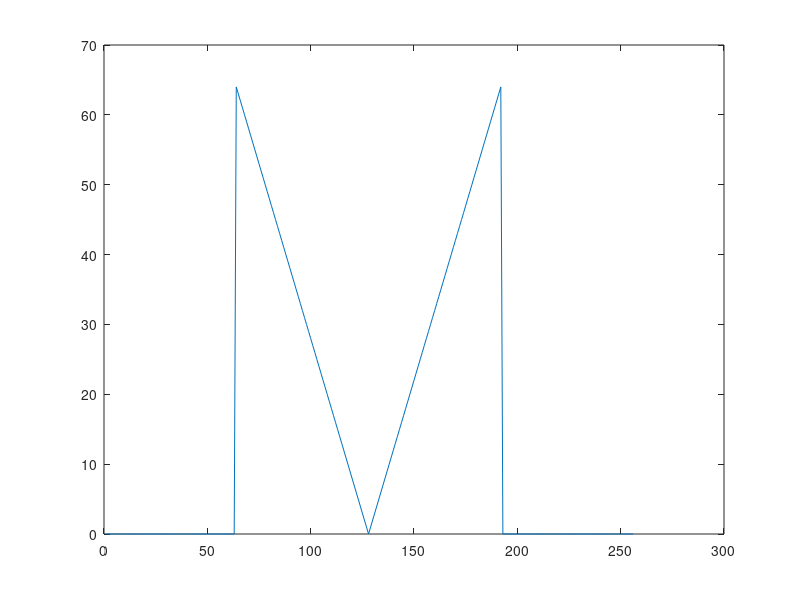
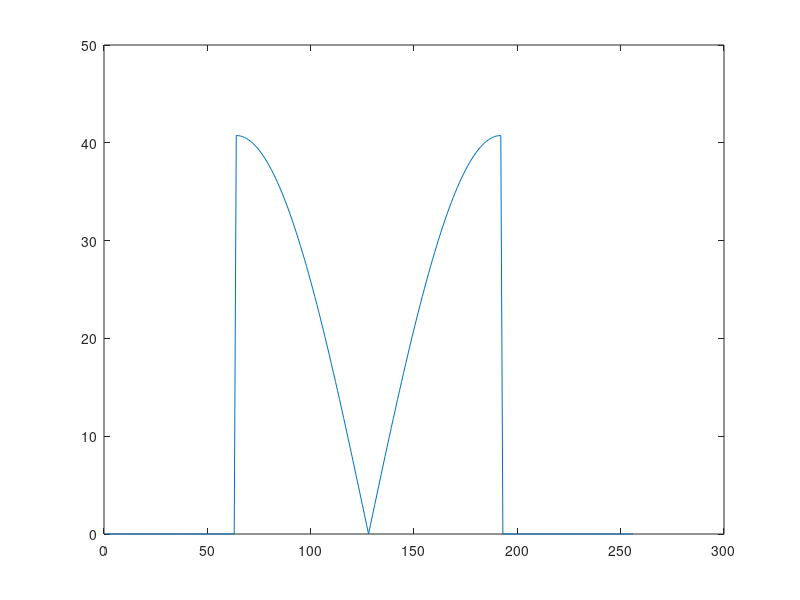
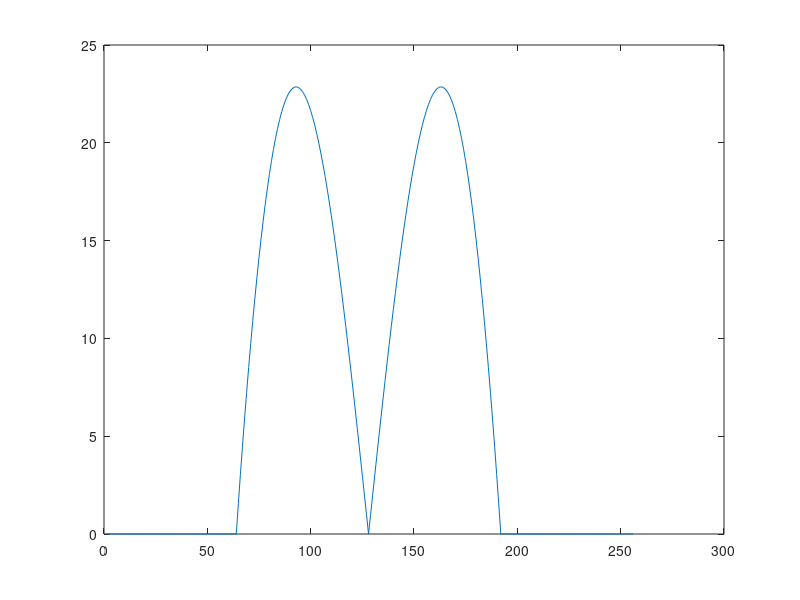

Source code (MATLAB) for these figures, in order:
img = phantom(256);
L_by_w = 0.5;
filterType = 'Shepp-Logan';

fftImg = fftshift(fft(img), 1);

w = 0:(size(img, 1)-1);
w = (w - w(floor(size(img,1)/2)));
w = w';
wmax = w(size(w, 1));
L = L_by_w * wmax;

wRectw = abs(w);
wRectw(wRectw > L) = 0;
	

% if strcmp(filterType, 'Ram-Lak') == 1
	mask = wRectw;
	figure, plot(mask);
% elseif strcmp(filterType, 'Shepp-Logan') == 1
	mask = ((2*L/pi) * sin((0.5*pi/L) * w) ./ w) .* wRectw ;
	mask(isnan(mask)) = 0;
	figure, plot(mask);
% elseif strcmp(filterType, 'Cosine') == 1
	mask = cos((0.5*pi/L) * w) .* wRectw;
	figure, plot(mask);
% end

filteredImg = ifftshift(bsxfun(@times, fftImg, mask), 1);
filteredImg = abs(ifft(filteredImg));